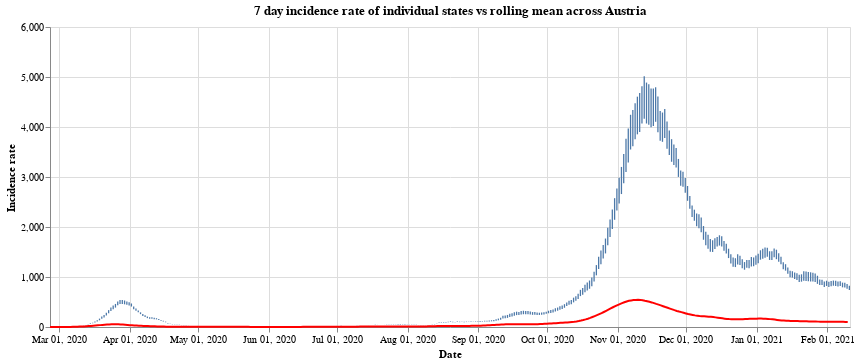

Notebook source saved alongside this figure:
### Markdown cell above
Finally we have the

### Code cell
#collapse
states = at_data['Bundesland'].unique()
states.sort()

selection = alt.selection_single(
    name='Select',
    fields=['Bundesland'],
    init={'Bundesland': 'Vorarlberg'},
    bind={'Bundesland': alt.binding_select(options=states)}
)

# scatter plot, modify opacity based on selection
bars = alt.Chart(at_data).mark_bar().add_selection(
    selection
).encode(
    x=alt.X("yearmonthdate(Time):T", axis=alt.Axis(title='Date')),
    y=alt.Y("SiebenTageInzidenzFaelle:Q", axis=alt.Axis(title='Incidence rate')),
    tooltip='SiebenTageInzidenzFaelle:Q',
    opacity=alt.condition(selection, alt.value(1), alt.value(0))
).properties(title=f'7 day incidence rate of individual states vs rolling mean across Austria', width=800)

line = alt.Chart(all_austria).mark_line(
    color='red',
    size=2,
).transform_window(
    rolling_mean='mean(SiebenTageInzidenzFaelle)',
    frame=[0, 7]
).encode(
    x='yearmonthdate(Time):T',
    y='rolling_mean:Q'
)

alt.layer(bars, line)

### Figure 1 — Vega-Lite specification as saved in the notebook (floating-point values rounded to 4 significant figures; data arrays with more than 128 entries replaced by an {"elided": "..."} marker saying what was removed)
{"config": {"view": {"continuousWidth": 400, "continuousHeight": 300}}, "layer": [{"data": {"name": "data-5717cda5af459af5d587c04fdd156ade"}, "mark": "bar", "encoding": {"opacity": {"condition": {"value": 1, "selection": "Select"}, "value": 0}, "tooltip": {"type": "quantitative", "field": "SiebenTageInzidenzFaelle"}, "x": {"type": "temporal", "axis": {"title": "Date"}, "field": "Time", "timeUnit": "yearmonthdate"}, "y": {"type": "quantitative", "axis": {"title": "Incidence rate"}, "field": "SiebenTageInzidenzFaelle"}}, "selection": {"Select": {"type": "single", "fields": ["Bundesland"], "init": {"Bundesland": "Vorarlberg"}, "bind": {"Bundesland": {"input": "select", "options": ["Burgenland", "Kärnten", "Niederösterreich", "Oberösterreich", "Salzburg", "Steiermark", "Tirol", "Vorarlberg", "Wien", "Österreich"]}}}}, "title": "7 day incidence rate of individual states vs rolling mean across Austria", "width": 800}, {"data": {"name": "data-3805d8334b2593ba47a1b5b482606cb0"}, "mark": {"type": "line", "color": "red", "size": 2}, "encoding": {"x": {"type": "temporal", "field": "Time", "timeUnit": "yearmonthdate"}, "y": {"type": "quantitative", "field": "rolling_mean"}}, "transform": [{"window": [{"op": "mean", "field": "SiebenTageInzidenzFaelle", "as": "rolling_mean"}], "frame": [0, 7]}]}], "$schema": "https://vega.github.io/schema/vega-lite/v4.8.1.json", "datasets": {"data-5717cda5af459af5d587c04fdd156ade": {"elided": "3510 records"}, "data-3805d8334b2593ba47a1b5b482606cb0": {"elided": "351 records"}}}
